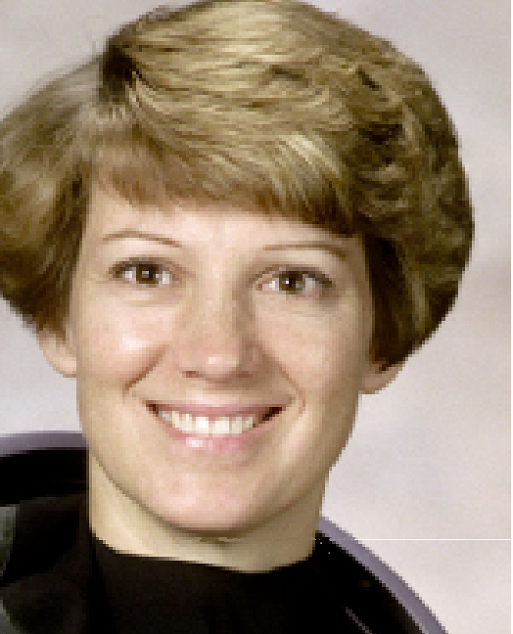
#> input picture tests/part1/face1.png, 513 x 634 px
$ jupyter execute haar_cascade.ipynb
#> lines starting #> are read from the running program, lines starting #| are printed output that depends on the picture
# NOTE : First feature width = 1/3rd of the window, and 1/9 of the window height.
# To find the position of the eyes using the HAAR cascade filter.

[cell 1]
import cv2
import matplotlib.pyplot as plt
from skimage.metrics import structural_similarity as ssim

# Load the image
image = cv2.imread('face1.png')
#> image is the input picture: shape (634, 513, 3); mean B, G, R 112.3, 132.2, 150.8

# Conversion of image to gray scale
image_gray = cv2.cvtColor(image, cv2.COLOR_BGR2GRAY)
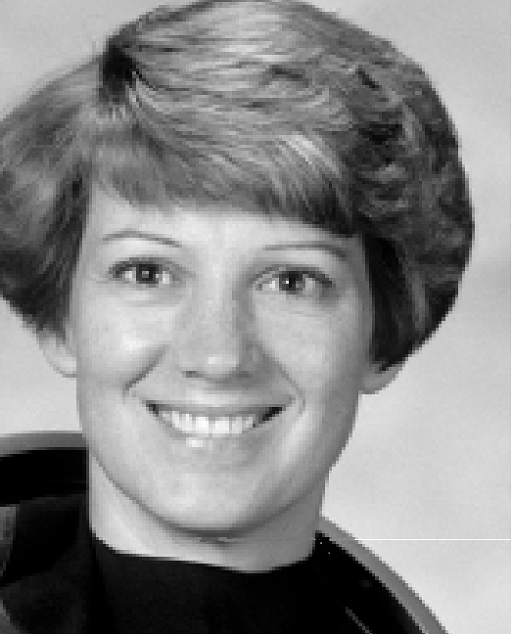
#> image_gray: shape (634, 513); min 0, max 255, mean 135.5

image_width, image_height = image_gray.shape
#> image_width = 634; image_height = 513

print('Original image')
plt.imshow(image_gray, cmap='gray')
plt.show()

# Define the size of the first feature
feature_width = int(image_width / 3)
#> feature_width = 211
feature_height = int(image_height / 9)
#> feature_height = 57

print('Subimage (the template)')
subimage = image_gray[200:200+feature_height, 250:250+feature_width]
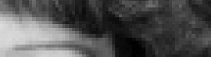
#> subimage: shape (57, 211); min 0, max 220, mean 81.6
plt.imshow(subimage, cmap='gray')
plt.show()

winW = 0
found = False

fullW = image_width - feature_width
#> fullW = 423
fullH = image_height - feature_height
#> fullH = 456

# Load the Haar cascade for eye detection
eye_cascade = cv2.CascadeClassifier(cv2.data.haarcascades + 'haarcascade_eye.xml')

while winW < fullW - feature_width and not found:
    winH = 0
    while winH < fullH - feature_height:
        window = image_gray[winW:winW+feature_height, winH:winH+feature_width]
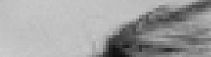
#> window: shape (57, 211); min 13, max 204, mean 160.2
        if ssim(subimage, window) > 0.80:
            # Find eyes within the window using Haar cascades
            eyes = eye_cascade.detectMultiScale(window, scaleFactor=1.1, minNeighbors=5)

            if len(eyes) >= 2:
                found = True
                print('Template found in the original image!')
                print("The start pixel (top left) of the source image that matches the template :: x =", winH, "and y =", winW)
                plt.imshow(image[winW:winW+feature_height, winH:winH+feature_width], cmap='gray')
                plt.show()

                print("The original template for reference:")
                plt.imshow(subimage, cmap='gray')
                plt.show()

                # Draw rectangles around the eyes in the window
                for (ex, ey, ew, eh) in eyes:
                    cv2.rectangle(window, (ex, ey), (ex + ew, ey + eh), (0, 255, 0), 2)

                plt.imshow(window, cmap='gray')
                plt.show()
                break
        winH += 2
    winW += 2

if not found:
    print('Template not found in the original image.')

$ run again, with tests/part1/face_image.png copied over tests/part1/face1.png
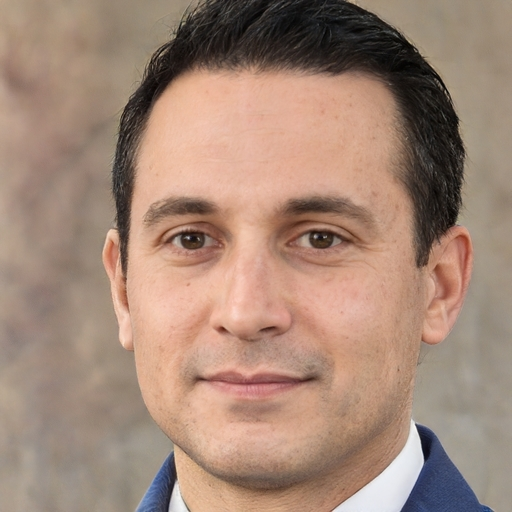
#> input picture tests/part1/face_image.png, 512 x 512 px
#> image is the input picture: shape (512, 512, 3); mean B, G, R 119.1, 135.5, 163.7
#> `image_gray = cv2.cvtColor(image, cv2.COLOR_BGR2GRAY)`:
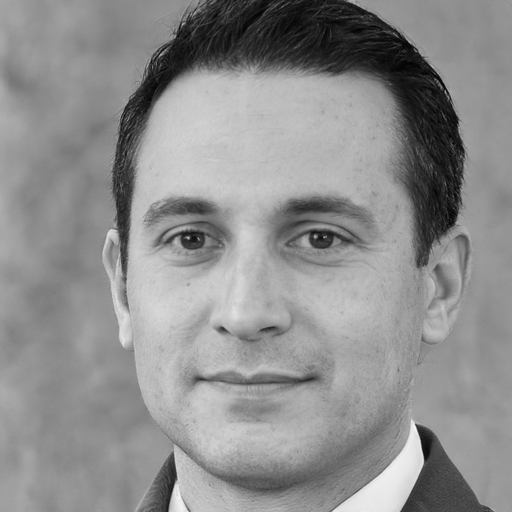
#> image_gray: shape (512, 512); min 0, max 250, mean 142.1
#> `window = image_gray[winW:winW+feature_height, winH:winH+feature_width]`:
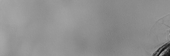
#> window: shape (56, 170); min 13, max 168, mean 143.4
